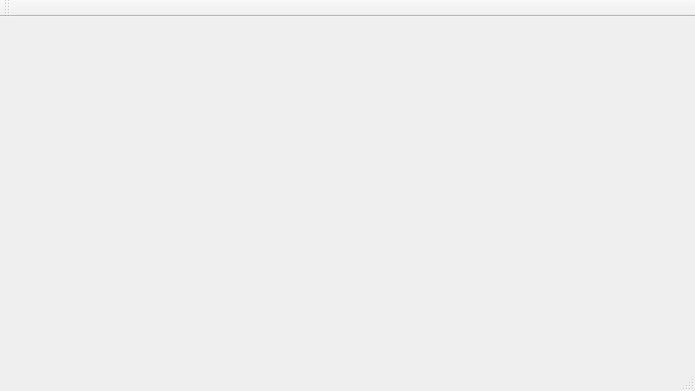
<?xml version="1.0" encoding="UTF-8"?>
<ui version="4.0">
 <class>MainWindow</class>
 <widget class="QMainWindow" name="MainWindow">
  <property name="geometry">
   <rect>
    <x>0</x>
    <y>0</y>
    <width>695</width>
    <height>391</height>
   </rect>
  </property>
  <property name="windowTitle">
   <string>MainWindow</string>
  </property>
  <widget class="QWidget" name="centralWidget">
   <widget class="QCustomPlot" name="customPlot" native="true">
    <property name="geometry">
     <rect>
      <x>10</x>
      <y>10</y>
      <width>681</width>
      <height>341</height>
     </rect>
    </property>
   </widget>
  </widget>
  <widget class="QMenuBar" name="menuBar">
   <property name="geometry">
    <rect>
     <x>0</x>
     <y>0</y>
     <width>695</width>
     <height>21</height>
    </rect>
   </property>
  </widget>
  <widget class="QToolBar" name="mainToolBar">
   <attribute name="toolBarArea">
    <enum>TopToolBarArea</enum>
   </attribute>
   <attribute name="toolBarBreak">
    <bool>false</bool>
   </attribute>
  </widget>
  <widget class="QStatusBar" name="statusBar"/>
 </widget>
 <layoutdefault spacing="6" margin="11"/>
 <customwidgets>
  <customwidget>
   <class>QCustomPlot</class>
   <extends>QWidget</extends>
   <header location="global">qcustomplot.h</header>
   <container>1</container>
  </customwidget>
 </customwidgets>
 <resources/>
 <connections/>
</ui>
